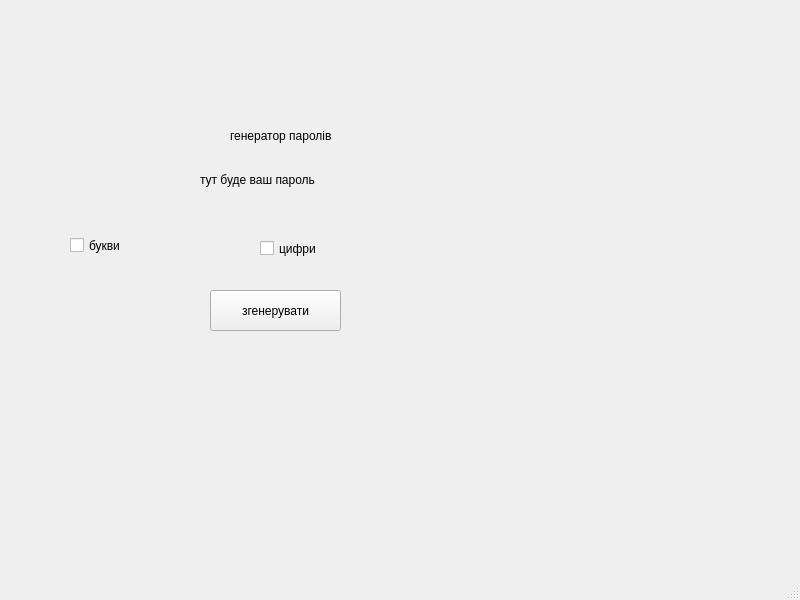
<?xml version="1.0" encoding="UTF-8"?>
<ui version="4.0">
 <class>MainWindow</class>
 <widget class="QMainWindow" name="MainWindow">
  <property name="geometry">
   <rect>
    <x>0</x>
    <y>0</y>
    <width>800</width>
    <height>600</height>
   </rect>
  </property>
  <property name="windowTitle">
   <string>MainWindow</string>
  </property>
  <property name="styleSheet">
   <string notr="true">background: &quot;purple&quot;;</string>
  </property>
  <widget class="QWidget" name="centralwidget">
   <widget class="QLabel" name="xentral">
    <property name="geometry">
     <rect>
      <x>230</x>
      <y>120</y>
      <width>101</width>
      <height>31</height>
     </rect>
    </property>
    <property name="styleSheet">
     <string notr="true">color: &quot;white&quot;;</string>
    </property>
    <property name="text">
     <string>генератор паролів</string>
    </property>
   </widget>
   <widget class="QLabel" name="label_2">
    <property name="geometry">
     <rect>
      <x>200</x>
      <y>160</y>
      <width>151</width>
      <height>41</height>
     </rect>
    </property>
    <property name="styleSheet">
     <string notr="true">color: &quot;white&quot;;</string>
    </property>
    <property name="text">
     <string>тут буде ваш пароль</string>
    </property>
    <property name="textInteractionFlags">
     <set>Qt::LinksAccessibleByMouse|Qt::TextSelectableByKeyboard</set>
    </property>
   </widget>
   <widget class="QPushButton" name="button">
    <property name="geometry">
     <rect>
      <x>210</x>
      <y>290</y>
      <width>131</width>
      <height>41</height>
     </rect>
    </property>
    <property name="styleSheet">
     <string notr="true">
font: 8pt &quot;Showcard Gothic&quot;;
color: &quot;red&quot;;
background: &quot;black&quot;;
back -radius: 10px;</string>
    </property>
    <property name="text">
     <string>згенерувати</string>
    </property>
   </widget>
   <widget class="QCheckBox" name="checkBox">
    <property name="geometry">
     <rect>
      <x>70</x>
      <y>230</y>
      <width>111</width>
      <height>31</height>
     </rect>
    </property>
    <property name="text">
     <string>букви</string>
    </property>
   </widget>
   <widget class="QCheckBox" name="checkBox_2">
    <property name="geometry">
     <rect>
      <x>260</x>
      <y>240</y>
      <width>70</width>
      <height>17</height>
     </rect>
    </property>
    <property name="text">
     <string>цифри</string>
    </property>
   </widget>
  </widget>
  <widget class="QMenuBar" name="menubar">
   <property name="geometry">
    <rect>
     <x>0</x>
     <y>0</y>
     <width>800</width>
     <height>21</height>
    </rect>
   </property>
  </widget>
  <widget class="QStatusBar" name="statusbar"/>
 </widget>
 <resources/>
 <connections/>
</ui>
